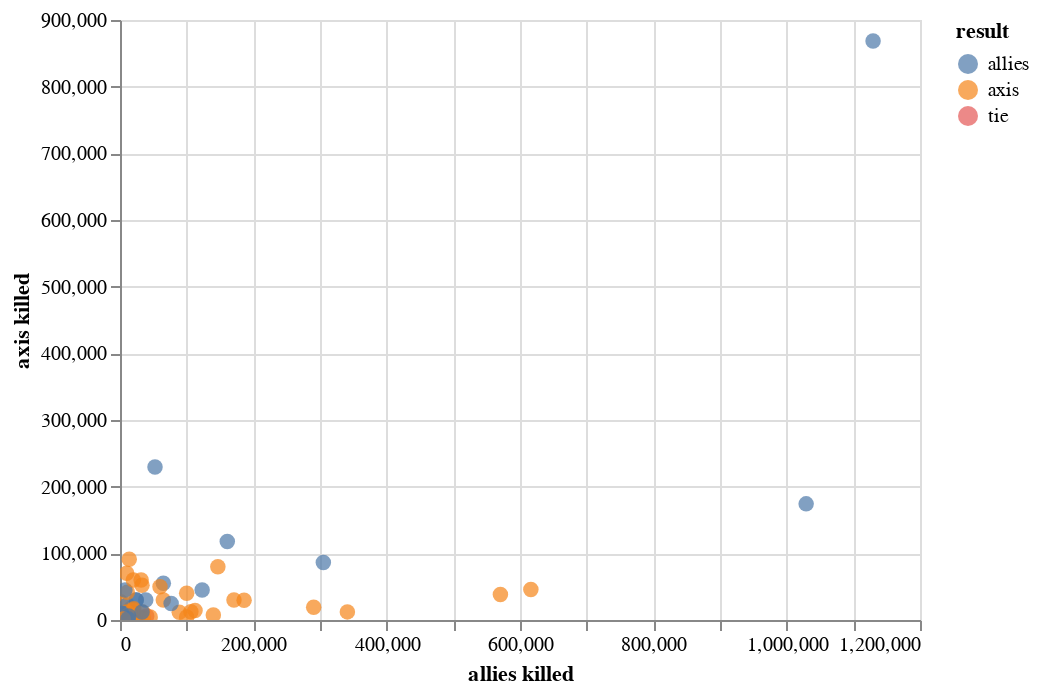

The code cell stored with this chart in its notebook:
### Markdown cell above
# Scatterplot

### Code cell
alt.Chart(data).mark_circle(size=60).encode(
    x='allies killed',
    y='axis killed',
    color='result',
    tooltip=['name', 'allies killed', 'axis killed', 'start']
).interactive()

### Figure 1 — Vega-Lite specification as saved in the notebook (floating-point values rounded to 4 significant figures; data arrays with more than 128 entries replaced by an {"elided": "..."} marker saying what was removed)
{"$schema": "https://vega.github.io/schema/vega-lite/v3.3.0.json", "config": {"mark": {"tooltip": null}, "view": {"height": 300, "width": 400}}, "data": {"name": "data-e84d0d6bcca28f484c54896a0a35689a"}, "datasets": {"data-e84d0d6bcca28f484c54896a0a35689a": {"elided": "133 records"}}, "encoding": {"color": {"field": "result", "type": "nominal"}, "tooltip": [{"field": "name", "type": "nominal"}, {"field": "allies killed", "type": "quantitative"}, {"field": "axis killed", "type": "quantitative"}, {"field": "start", "type": "temporal"}], "x": {"field": "allies killed", "type": "quantitative"}, "y": {"field": "axis killed", "type": "quantitative"}}, "mark": {"size": 60, "type": "circle"}, "selection": {"selector006": {"bind": "scales", "encodings": ["x", "y"], "type": "interval"}}}
